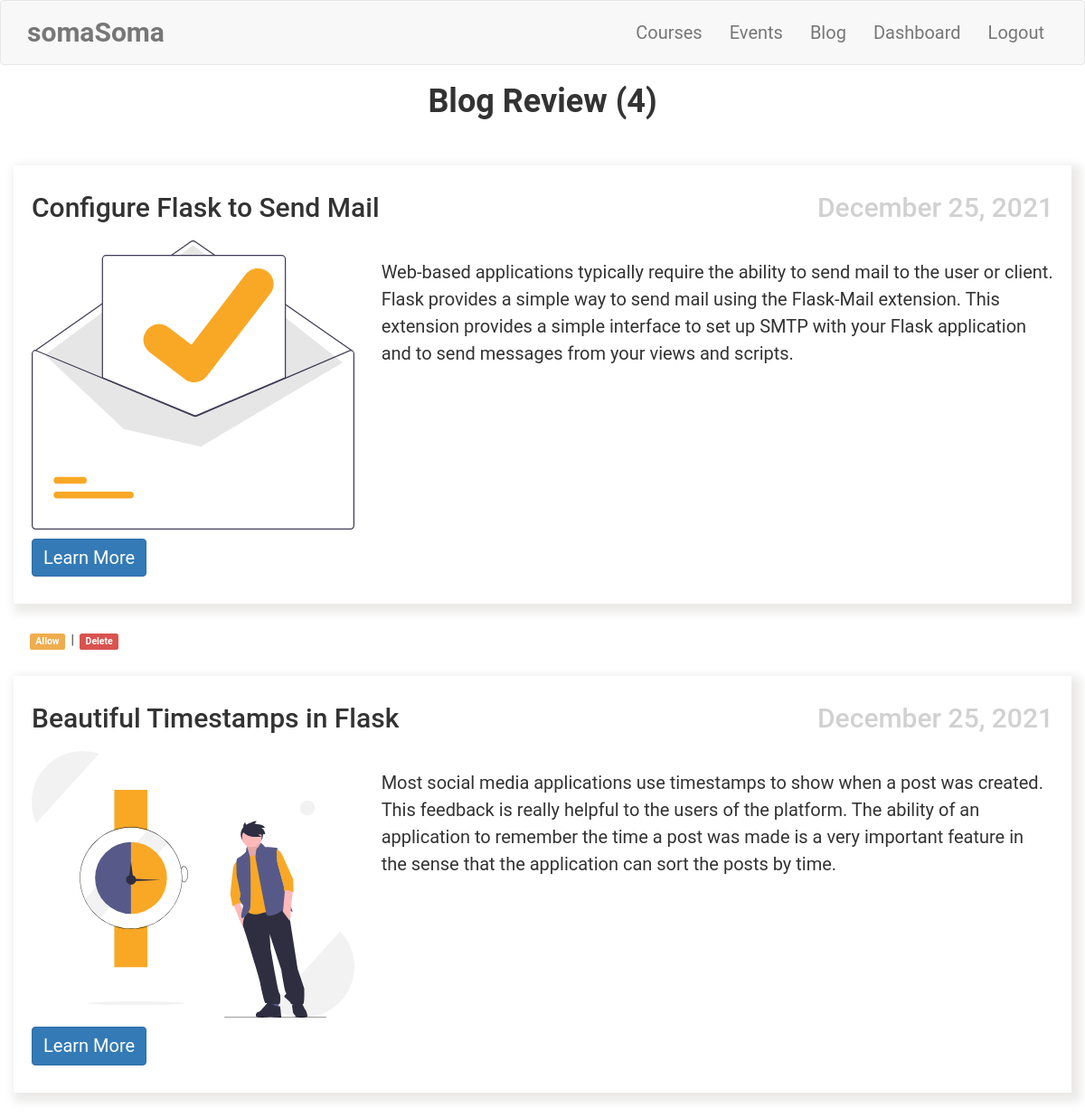
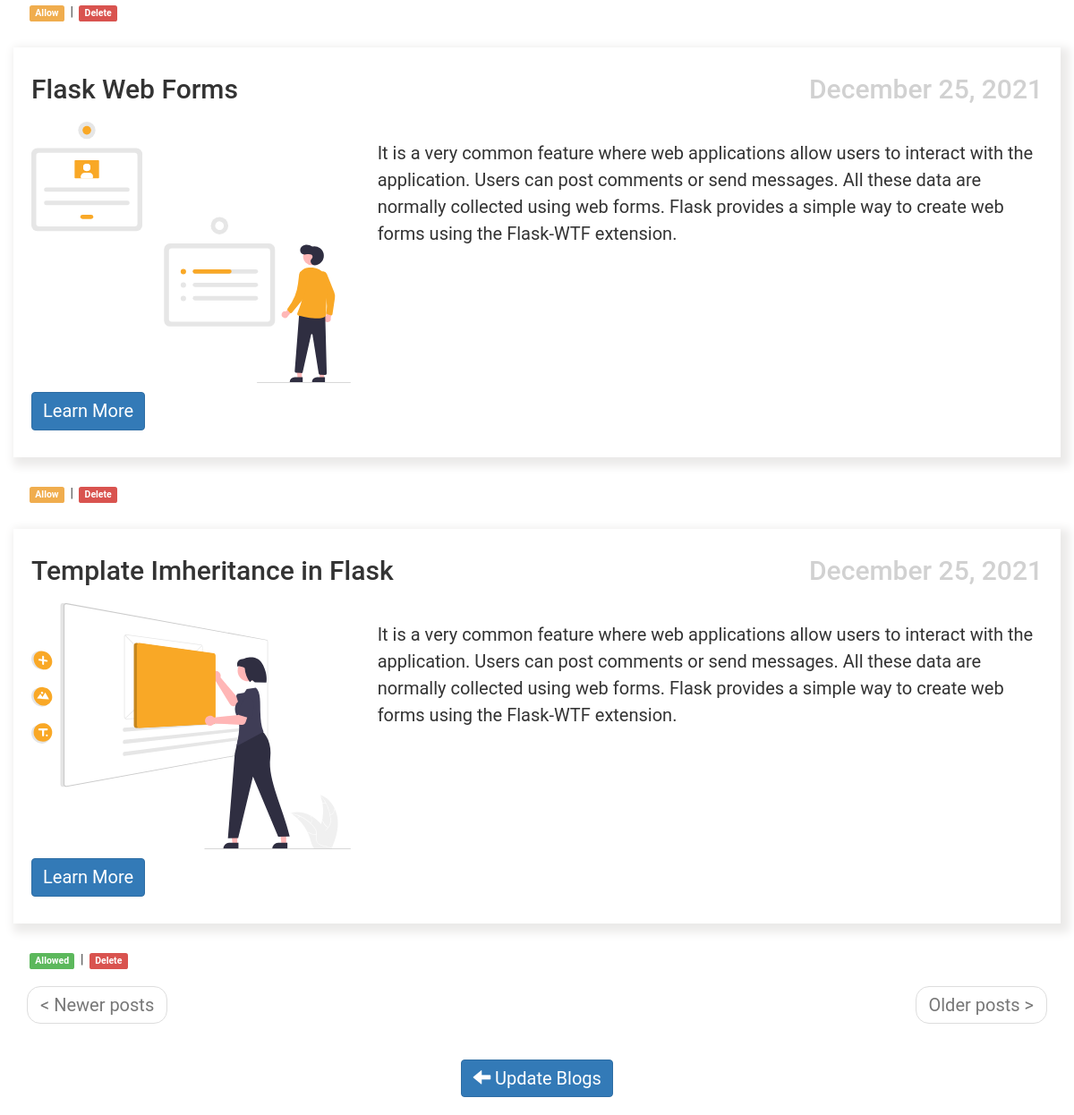
The page /admin/blog/review (signed in) on the database its author committed (2 pictures, top to bottom).
### app/models.py (models this page shows, shortened)
class UpdateBlog(db.Model):
    __tablename__ = 'update blog'
    id = db.Column(db.Integer, primary_key=True)
    blog_image = db.Column(db.String(300))
    title = db.Column(db.String(64), index=True)
    body = db.Column(db.String(300))
    link = db.Column(db.String(300))
    timestamp = db.Column(db.DateTime, index=True, default=datetime.utcnow)
    allowed_status = db.Column(db.Boolean, default=False)
    admin_id = db.Column(db.Integer, db.ForeignKey('admin.id'))

### app/admin/routes.py (the view)
@bp.route('/blog/review')
@login_required
def blog_review():
    page = request.args.get('page', 1, type=int)
    blogs = UpdateBlog.query.order_by(
        UpdateBlog.timestamp.desc()
        ).paginate(
            page,
            current_app.config['POSTS_PER_PAGE'],
            False
            )
    next_url = url_for(
        'admin.blog_review',
        page=blogs.next_num,
        _anchor="blog") \
        if blogs.has_next else None
    prev_url = url_for(
        'admin.blog_review',
        page=blogs.prev_num,
        _anchor="blog") \
        if blogs.has_prev else None
    all_blogs = len(UpdateBlog.query.all())
    return render_template(
        'admin/review_blog.html',
        title='Blog Review',
        blogs=blogs.items,
        next_url=next_url,
        prev_url=prev_url,
        all_blogs=all_blogs
        )

### app/models.py (called while the page is built)
@login.user_loader
def load_admin(id):
    return Admin.query.get(int(id))

### app/templates/admin/review_blog.html (shortened to what this page needs)
{% extends 'base.html' %}
{% import 'bootstrap/wtf.html' as wtf %}
{% block app_content %}
    <div class="row">
        <div class="col-sm-12">
        </div>
    </div>
    <div class="row">
        <div class="col-sm-12 text-center">
            <h1>{{ title }} ({{ all_blogs }})</h1>
        </div>
    </div>
    {% for blog in blogs %}
    <div class="row blog" id="blogs">
        <div class="row">
            <div class="col-sm-6 text-left">
                <h2>{{ blog.title }}</h2>
            </div>
            <div class="col-sm-6 text-right date-posted">
                <h2>{{ moment(blog.timestamp).format('LL') }}</h2>
            </div>
        </div>
        <div class="row">
            <div class="col-sm-4">
                <img class="img-fluid" style="max-width: 100%; height: auto;" src="/{{ blog.blog_image }}" alt="{{ blog.title }}">
            </div>
            <div class="col-sm-8">
                <p>{{ blog.body }}</p>
            </div>
        </div>
        <div class="row">
            <div class="col-sm-12">
                <a href=" {{ blog.link }} " class="btn btn-primary">Learn More</a>
            </div>
        </div>
    </div>
    <div class="row">
        <div class="col-sm-12">
            {% if not blog.allowed_status == 1 %}
                <a href=" {{ url_for('admin.blog_allow', id=blog.id) }} " class="label label-warning">Allow</a>
            {% else %}
                <a href="#" class="label label-success">Allowed</a></a>
            {% endif %}
             | <a href=" {{ url_for('admin.blog_delete', id=blog.id) }} " class="label label-danger">Delete</a>
        </div>
    </div>
    {% endfor %}
    <div class="row">
        <div  class="col-sm-12">
            <nav aria-label="...">
                <ul class="pager">
                    <li class="previous{% if not prev_url %} disabled{% endif %}">
                        <a href="{{ prev_url or '#' }}">
                            <span aria-hidden="true">&#60;</span> Newer posts
                        </a>
                    </li>
                    <li class="next{% if not next_url %} disabled{% endif %}">
                        <a href="{{ next_url or '#' }}">
                            Older posts <span aria-hidden="true">&#62;</span>
                        </a>
                    </li>
                </ul>
            </nav>
        </div>
    </div>
    <div class="row">
        <div class="col-sm-4">
        </div>
        <div class="col-sm-4 text-center">
            <p><a href=" {{ url_for('admin.blog_update') }} " class="btn btn-primary" >
                <span class="glyphicon glyphicon-arrow-left" aria-hidden="true"></span>
                Update Blogs
            </a>
            </p>
        </div>
        <div class="col-sm-4">
        </div>
    </div>
{% endblock %}

### app/templates/base.html (shortened to what this page needs)
{% extends 'bootstrap/base.html' %}
{% block head %}
    {{super()}}
{% endblock %}
{% block styles %}
    {{ super() }}
    <link rel="stylesheet" type="text/css" href="{{ url_for('static', filename='css/styles.css') }}">
{% endblock %}
{% block navbar %}
<nav class="navbar navbar-default">
    <div class="container">
        <div class="navbar-header">
            <a class="navbar-brand" href="{{ url_for('main.home') }}">somaSoma</a>
        </div>
        <div class="collapse navbar-collapse" id="bs-example-navbar-collapse-1">
            <ul class="nav navbar-nav navbar-right">
                <li class="nav-item dropdown">
                    <a class="nav-link dropdown-toggle" href=" {{ url_for('main.courses') }} " id="navbarDropdown" role="button" data-toggle="dropdown" aria-haspopup="true" aria-expanded="false">
                    Courses
                    </a>
                </li>
                <li><a href=" {{ url_for('main.events') }} ">Events</a></li>
                <li><a href=" {{ url_for('main.blog') }} ">Blog</a></li>
                {% if current_user.is_authenticated %}
                    <li><a href=" {{ url_for('admin.dashboard') }} ">Dashboard</a></li>
                    <li><a href=" {{ url_for('auth.logout') }} ">Logout</a></li>
                {% endif %}
            </ul>
        </div>
    </div>
</nav>
{% endblock %}
{% block content %}
    <div class="container">
        {% block app_content %}
        {% endblock %}
    </div>
{% endblock %}

### app/static/css/styles.css (style rules this page uses)
.courses, .blog { margin-top: 30px; margin-bottom: 30px; }
.navbar-brand { font-size: 30px; font-weight: 600; margin-top: 10px; }
.card-deck, .blog { box-shadow: 5px 5px 10px 5px #ebeae9; }
html, body { font-family: 'Roboto', sans-serif; }
h1 { padding-bottom: 10px; font-weight: 600; margin-top: 0px; padding-top: 0px; }
h2, h3, h4, h5, h6, p { margin-top: 0px; padding-top: 10px; padding-bottom: 10px; }
p, li { line-height: 30px; margin-top: 10px; margin-bottom: 10px; }
p, li, td, .btn, .btn-alt, .schedule-btn { font-size: 20px; }
.blog { padding: 20px; }
.blog a { margin-top: 10px; margin-bottom: 10px; }
.blog .date-posted { color: #d1d1d1; }
.blog p { vertical-align: middle; }
.label { margin: 3px; }

### rows shown on the page
UpdateBlog: title "Configure Flask to Send Mail", timestamp "December 25, 2021", blog_image (picture), body "Web-based applications typically require the ability to send mail to the user or client. Flask provides a simple way to send mail using the Flask-Mail extension. This extension provides a simple interface to set up SMTP with your Flask application and to send messages from your views and scripts."
UpdateBlog: title "Beautiful Timestamps in Flask", timestamp "December 25, 2021", blog_image (picture), body "Most social media applications use timestamps to show when a post was created. This feedback is really helpful to the users of the platform. The ability of an application to remember the time a post was made is a very important feature in the sense that the application can sort the posts by time."
UpdateBlog: title "Flask Web Forms", timestamp "December 25, 2021", blog_image (picture), body "It is a very common feature where web applications allow users to interact with the application. Users can post comments or send messages. All these data are normally collected using web forms. Flask provides a simple way to create web forms using the Flask-WTF extension."
UpdateBlog: title "Template Imheritance in Flask", timestamp "December 25, 2021", blog_image (picture), body "It is a very common feature where web applications allow users to interact with the application. Users can post comments or send messages. All these data are normally collected using web forms. Flask provides a simple way to create web forms using the Flask-WTF extension.", allowed_status "Allowed"

### other values the page prints
{{ title }} "Blog Review"
{{ all_blogs }} "4"
